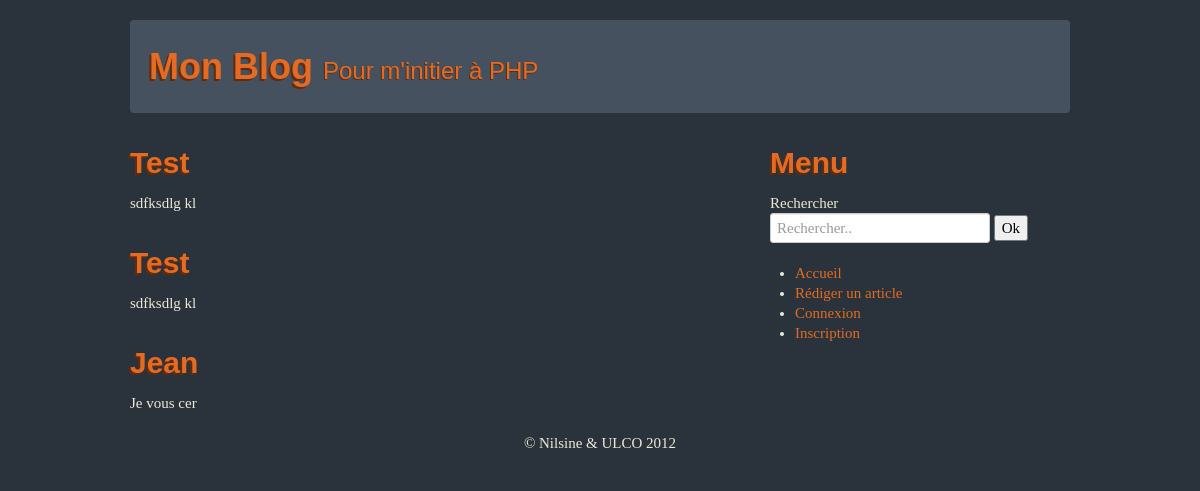
The page /AfficherCommentaire.php?id=0 on the database its author committed.
### tables this page shows
CREATE TABLE IF NOT EXISTS `commentaire` (
  `id` int(5) NOT NULL AUTO_INCREMENT,
  `Article_id` int(5) NOT NULL,
  `Auteur` varchar(11) NOT NULL,
  `Texte` varchar(5000) NOT NULL,
  PRIMARY KEY (`id`)
);

### AfficherCommentaire.php (the view, shortened to what this page needs)
<?php
include ('includes/haut.inc.php');
if(isset($_GET['id']))
	$id = $_GET['id'];
$sql = "SELECT * from commentaire Where Article_id = $id";
$query = mysql_query($sql) or die(mysql_error());
while($data= mysql_fetch_array($query))
{
	?>
	<h2> <?php echo $data['Auteur']."<br>";?></h2>
	 <?php echo $data['Texte']."<br><br>";?><?php
}
include ('includes/bas.inc.php');
?>

### rows shown on the page
commentaire: Auteur "Test", Texte "sdfksdlg kl"
commentaire: Auteur "Test", Texte "sdfksdlg kl"
commentaire: Auteur "Jean", Texte "Je vous cer"
